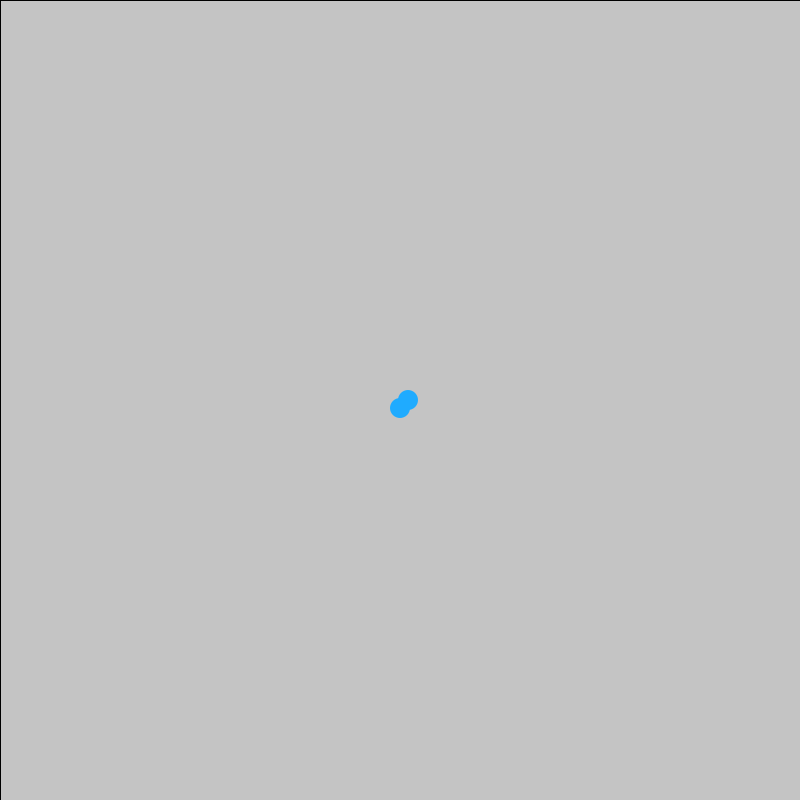
Frame 1 (no input)
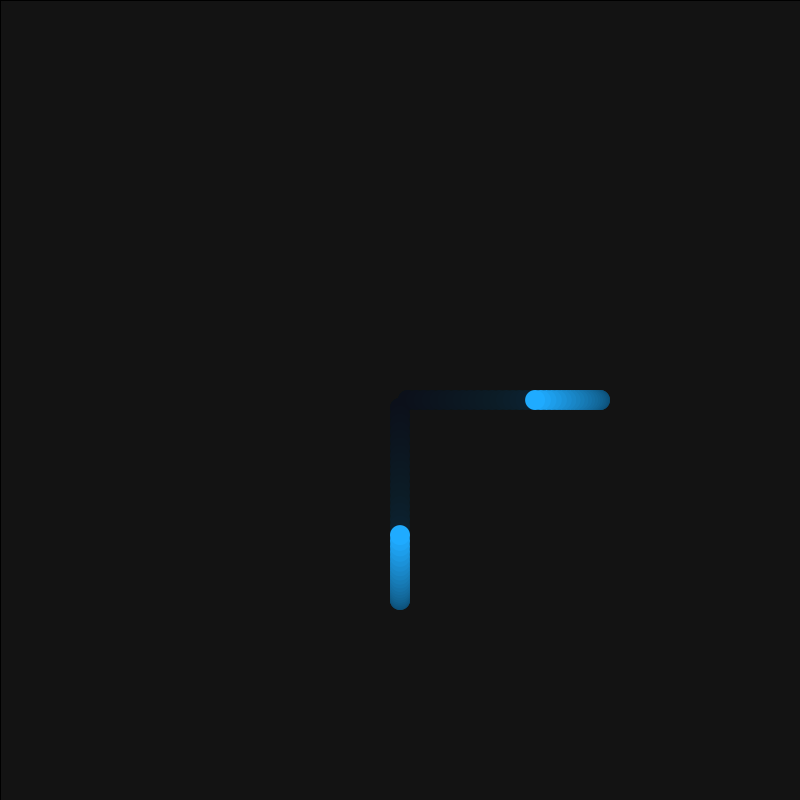
Frame 60 (the mouse pressed at the canvas centre just before this capture)
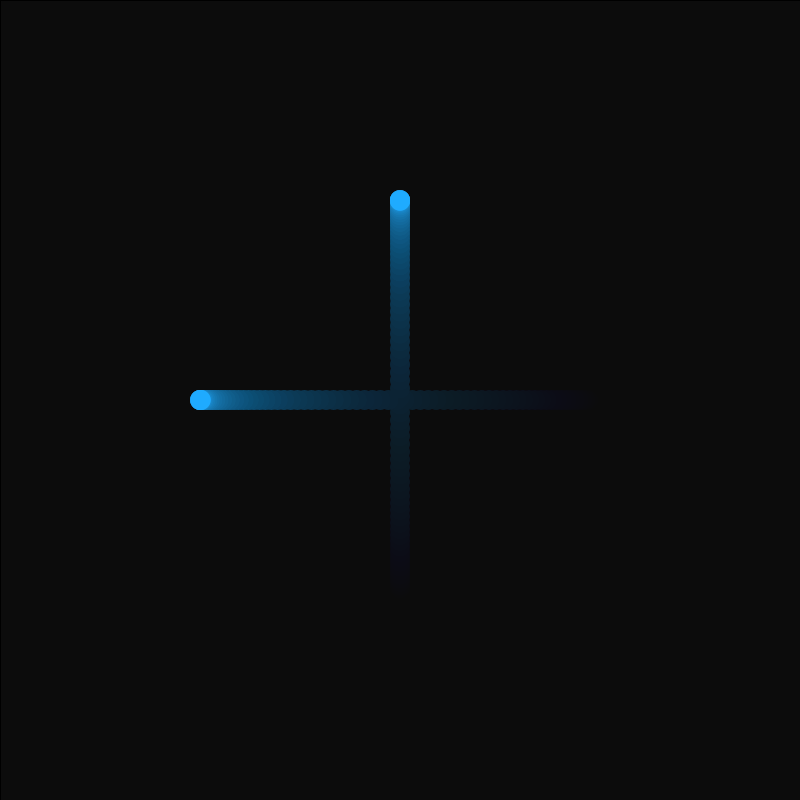
Frame 120 (the mouse held since frame 60 and released just before this capture)

The Processing sketch that drew these frames (run headless with seeded random() and noise(); from frame 60 on, the mouse is pressed at the canvas centre):

// Processing sketch: day4_hw
// ── day4_hw.pde
float x, y, x2, y2;
float speed;
float size;
//boolean horizontal;
//boolean vertical;
//states[];
//int cycle;
float diameter;
float diameter2;
boolean xIncrease;
float r, g, b;
boolean colorRandom;
boolean switchUp;

void setup() {
  size(800, 800);
  speed = 0.04;
  size = width/4;
}

void draw() {
  diameter = 20;
  diameter2 = 20;
  int time = millis()/40;
  //  cycle = time % 2;
  //  if (cycle == 0) {
  //    horizontal = false;
  //    vertical = true;
  //  }
  //  if (cycle == 1) {
  //    horizontal = true;
  //    vertical = false;
  //  }

  fill(0, 10);
  rect(0, 0, 800, 800);
  noStroke();
  r = 31;
  g = 171;
  b = 255;
  fill(31, 171, 255);
  if (xIncrease == true) {
    diameter = x/2;
    diameter2 = -1 * y2/2;
  }
  if (colorRandom == true) {
    r = random(100, 255);
    g = random(150, 255);
    b = random(200, 255);
  }

//  if (horizontal == true) {
  x = width/2 + sin( frameCount * speed) * size;
  y = 400;
//  }
//  if (vertical == true) {
  fill(r, g, b);
  x2 = 400;
  y2 = height/2 + sin( frameCount * speed) * size;
  //  }
   if (switchUp == true) {
     y = height/2 + sin( frameCount * speed) * size;
     x2 = width/2 + sin( frameCount * speed) * -size;
   }

  ellipse(x, y, diameter, diameter);
  ellipse(x2, y2, diameter2, diameter2);
  if (keyPressed) {
    if (key=='p') {
      xIncrease = true;
      colorRandom = false;
    }
  }
  if (keyPressed) {
    if (key=='c') {
      colorRandom = true;
    }
  }
  if (keyPressed) {
    if (key=='r') {
      xIncrease = false;
      colorRandom = false;
      switchUp = false;
    }
  }
  if (keyPressed) {
    if (key=='s') {
      switchUp = true;
    }
  }
}
